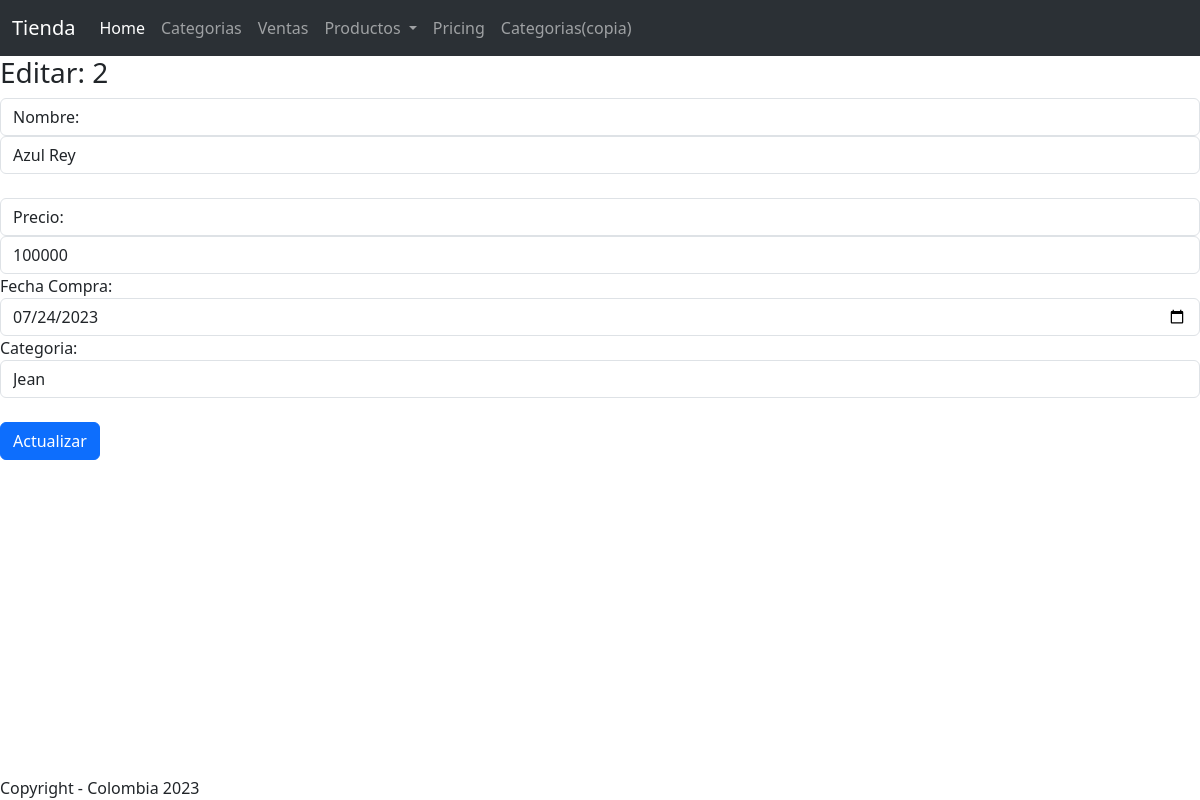
The app's page /productos_editar/2/ with its own data.
### tienda/models.py (models this page shows, shortened)
class Producto(models.Model):
    nombre = models.CharField(max_length=254)
    precio = models.IntegerField()
    categoria = models.ForeignKey(Categoria, on_delete=models.DO_NOTHING)
    fecha_compra = models.DateField()
    stock = models.IntegerField(default=1)
    foto = models.ImageField(null=True, blank=True, default='fotos_productos/default.png', upload_to='fotos_productos')

class Categoria(models.Model):
    nombre = models.CharField(max_length=50)
    descripcion = models.TextField(null=True, blank=True)

### tienda/views.py (the view)
# urls.py: path("productos_editar/<int:id>/", views.productos_editar, name="productos_editar"),
def productos_editar(request, id):
    q = Producto.objects.get(pk=id)
    query = Categoria.objects.all()
    contexto = {"id": id, "data": q, "categorias": query}
    return render(request, "tienda/productos/form_pro.html", contexto)

### tienda/templates/tienda/productos/form_pro.html (shortened to what this page needs)
{% extends 'tienda/base.html' %}
{% load static %}
{% block contenedor %}
  {% if id %}
    <h3>Editar: {{ id }}</h3>
  {% endif %}
  <form method="post" action="{% url 'tienda:productos_guardar' %}">
    <label class="form-control">Nombre:</label>
    <input type="text" name="nombre" class="form-control" value="{{ data.nombre }}"><br>
    <label class="form-control">Precio:</label>
    <input type="number" name="precio" class="form-control" value="{{data.precio}}">
    <label class="from-control">Fecha Compra:</label>
    <input type="date" name="fecha_compra" class="form-control" value="{{data.fecha_compra|date:'Y-m-d'}}">
    <label class="from-control">Categoria:</label>
    <select name="categoria" class="form-control">
      {% for c in categorias %}
        <option value="{{c.id}}" {% if data.categoria.id == c.id %} selected="" {% endif %}>{{c.nombre}}</option>
      {% endfor %}
    </select>
    <br>
    {% if id %}
      <button type="submit" class="btn btn-primary">Actualizar</button>
    {% else %}
        <button type="submit" class="btn btn-primary">Crear</button>
    {% endif %}
  </form>
{% endblock %}

### records on screen
Producto: nombre "Azul Rey", precio "100000", fecha_compra "07/24/2023", categoria "Jean"

### other values on screen
{{ id }} "2"
